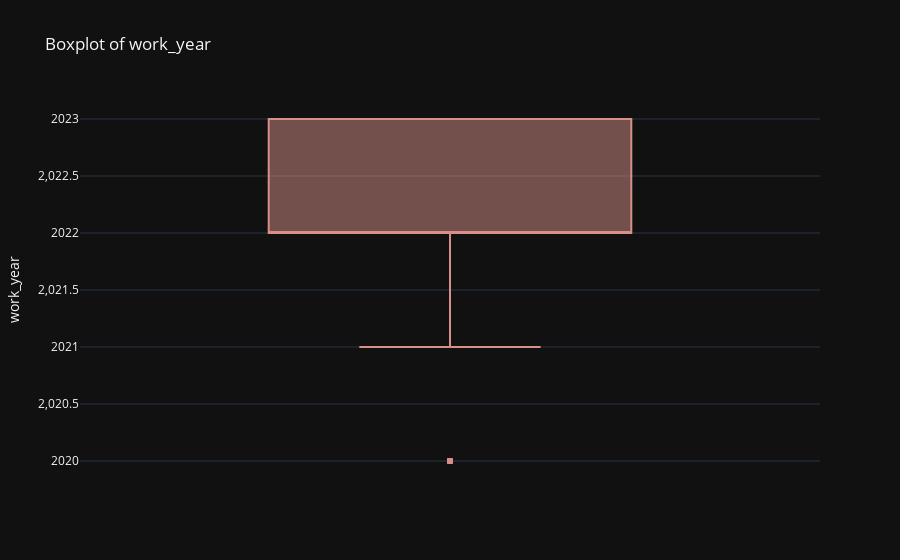
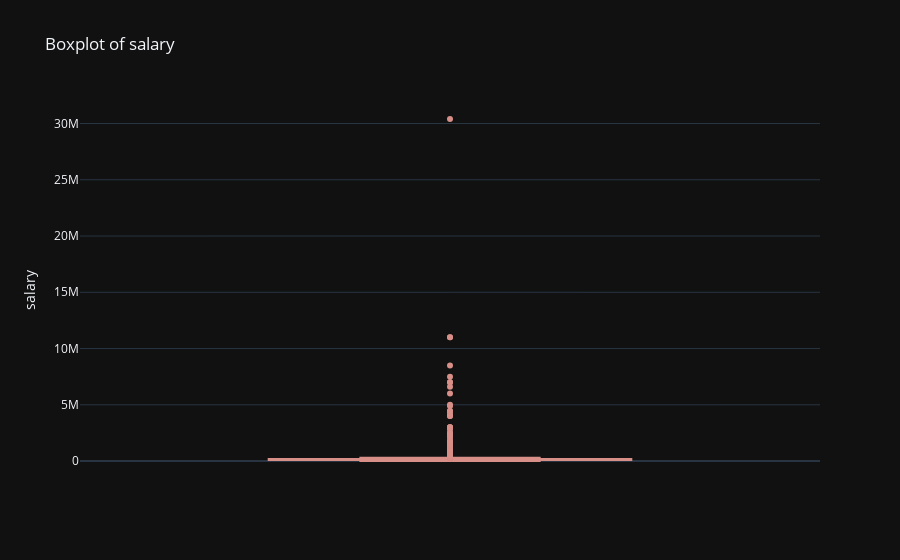
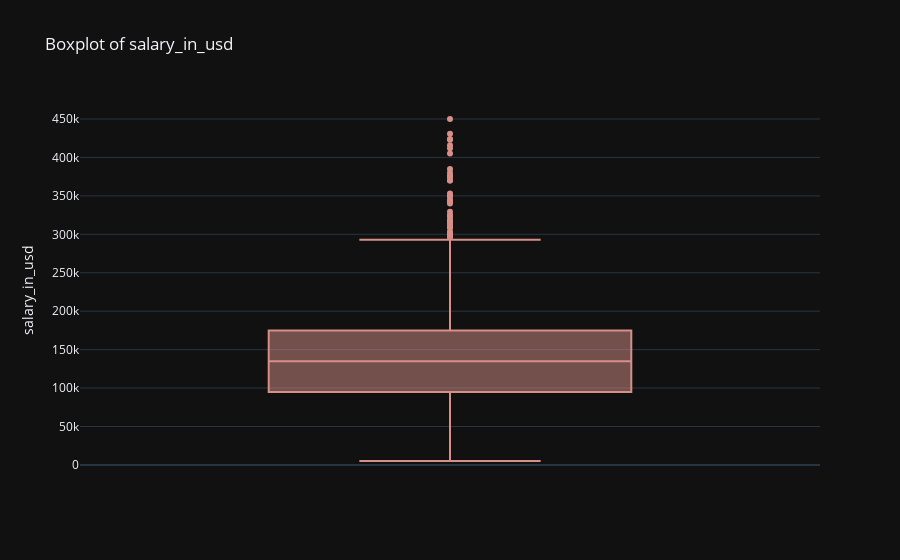
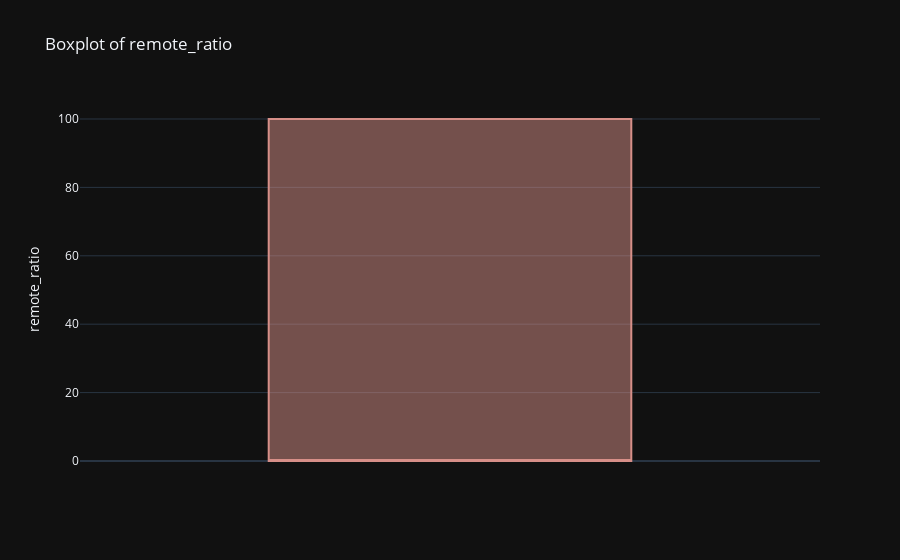

The cell these charts' notebook holds for them, in order:
### Code cell
#now we use plotly to create a boxplot
for col in num:
    fig = px.box(df, y=col, title=f'Boxplot of {col}',template="plotly_dark", color_discrete_sequence=['#d78f88'])
    fig.show()

### Figure 1 — Plotly figure (JSON) as saved in the notebook; plotly's stock layout.template omitted (floating-point values rounded to 4 significant figures; data arrays with more than 128 entries replaced by an {"elided": "..."} marker saying what was removed)
{"data": [{"alignmentgroup": "True", "hovertemplate": "work_year=%{y}<extra></extra>", "legendgroup": "", "marker": {"color": "#d78f88"}, "name": "", "notched": false, "offsetgroup": "", "orientation": "v", "showlegend": false, "type": "box", "x0": " ", "xaxis": "x", "y": {"elided": "3755 int values"}, "y0": " ", "yaxis": "y"}], "layout": {"boxmode": "group", "legend": {"tracegroupgap": 0}, "title": {"text": "Boxplot of work_year"}, "xaxis": {"anchor": "y", "domain": [0, 1]}, "yaxis": {"anchor": "x", "domain": [0, 1], "title": {"text": "work_year"}}}}

### Figure 2 — Plotly figure (JSON) as saved in the notebook; plotly's stock layout.template omitted (floating-point values rounded to 4 significant figures; data arrays with more than 128 entries replaced by an {"elided": "..."} marker saying what was removed)
{"data": [{"alignmentgroup": "True", "hovertemplate": "salary=%{y}<extra></extra>", "legendgroup": "", "marker": {"color": "#d78f88"}, "name": "", "notched": false, "offsetgroup": "", "orientation": "v", "showlegend": false, "type": "box", "x0": " ", "xaxis": "x", "y": {"elided": "3755 int values"}, "y0": " ", "yaxis": "y"}], "layout": {"boxmode": "group", "legend": {"tracegroupgap": 0}, "title": {"text": "Boxplot of salary"}, "xaxis": {"anchor": "y", "domain": [0, 1]}, "yaxis": {"anchor": "x", "domain": [0, 1], "title": {"text": "salary"}}}}

### Figure 3 — Plotly figure (JSON) as saved in the notebook; plotly's stock layout.template omitted (floating-point values rounded to 4 significant figures; data arrays with more than 128 entries replaced by an {"elided": "..."} marker saying what was removed)
{"data": [{"alignmentgroup": "True", "hovertemplate": "salary_in_usd=%{y}<extra></extra>", "legendgroup": "", "marker": {"color": "#d78f88"}, "name": "", "notched": false, "offsetgroup": "", "orientation": "v", "showlegend": false, "type": "box", "x0": " ", "xaxis": "x", "y": {"elided": "3755 int values"}, "y0": " ", "yaxis": "y"}], "layout": {"boxmode": "group", "legend": {"tracegroupgap": 0}, "title": {"text": "Boxplot of salary_in_usd"}, "xaxis": {"anchor": "y", "domain": [0, 1]}, "yaxis": {"anchor": "x", "domain": [0, 1], "title": {"text": "salary_in_usd"}}}}

### Figure 4 — Plotly figure (JSON) as saved in the notebook; plotly's stock layout.template omitted (floating-point values rounded to 4 significant figures; data arrays with more than 128 entries replaced by an {"elided": "..."} marker saying what was removed)
{"data": [{"alignmentgroup": "True", "hovertemplate": "remote_ratio=%{y}<extra></extra>", "legendgroup": "", "marker": {"color": "#d78f88"}, "name": "", "notched": false, "offsetgroup": "", "orientation": "v", "showlegend": false, "type": "box", "x0": " ", "xaxis": "x", "y": {"elided": "3755 int values"}, "y0": " ", "yaxis": "y"}], "layout": {"boxmode": "group", "legend": {"tracegroupgap": 0}, "title": {"text": "Boxplot of remote_ratio"}, "xaxis": {"anchor": "y", "domain": [0, 1]}, "yaxis": {"anchor": "x", "domain": [0, 1], "title": {"text": "remote_ratio"}}}}
